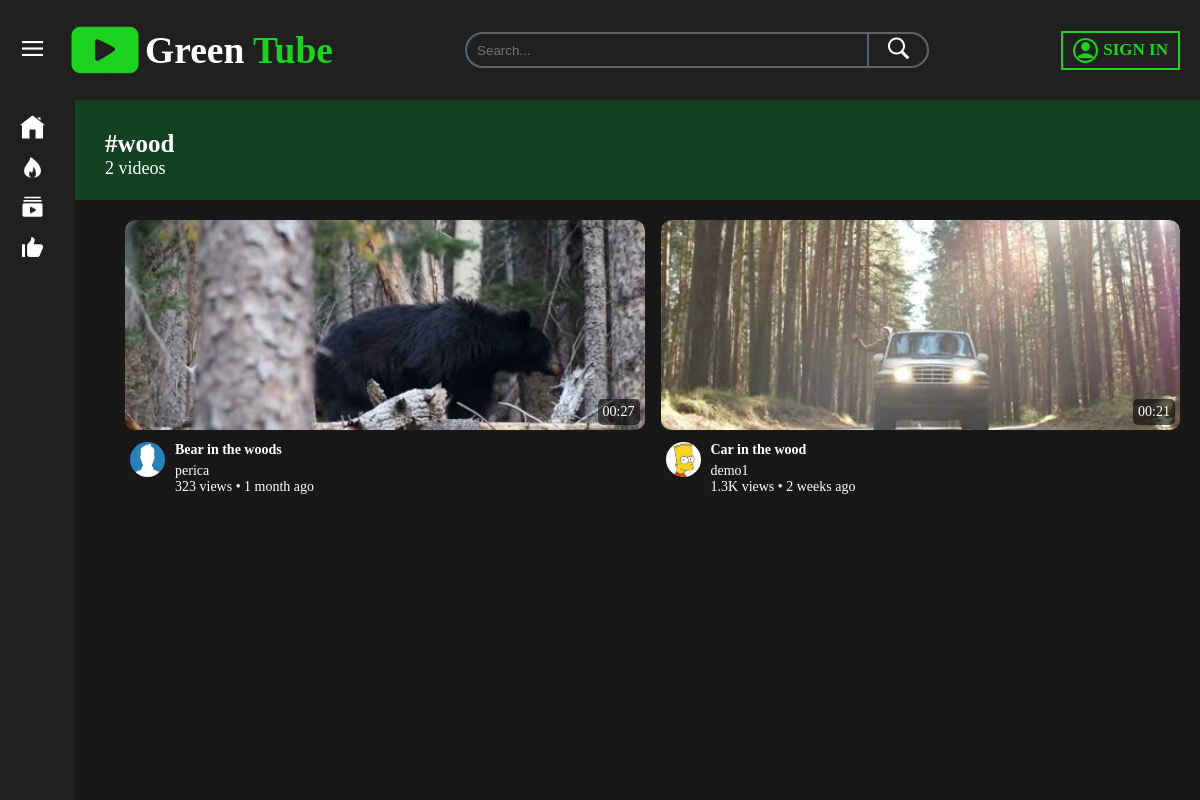
The page /tags/wood on the database its author committed.
### tables this page shows
CREATE TABLE IF NOT EXISTS `videos` (
  `videoId` int(11) NOT NULL AUTO_INCREMENT,
  `uploadedBy` int(11) NOT NULL,
  `title` varchar(250) NOT NULL,
  `description` text NOT NULL,
  `category` int(11) NOT NULL,
  `privacy` int(11) NOT NULL,
  `comments` int(11) NOT NULL,
  `filePath` varchar(250) NOT NULL,
  `uploadDate` datetime NOT NULL,
  `views` int(11) NOT NULL DEFAULT '0',
  `duration` varchar(10) DEFAULT NULL,
  PRIMARY KEY (`videoId`)
);

CREATE TABLE IF NOT EXISTS `thumbnails` (
  `id` int(11) NOT NULL AUTO_INCREMENT,
  `videoId` int(11) NOT NULL,
  `filePath` varchar(250) NOT NULL,
  `selected` int(11) NOT NULL,
  PRIMARY KEY (`id`)
);

CREATE TABLE IF NOT EXISTS `users` (
  `userId` int(11) NOT NULL AUTO_INCREMENT,
  `firstName` varchar(25) NOT NULL,
  `lastName` varchar(25) NOT NULL,
  `username` varchar(25) NOT NULL,
  `email` varchar(150) NOT NULL,
  `password` varchar(255) NOT NULL,
  `signUpDate` datetime NOT NULL,
  `profilePic` text NOT NULL,
  `coverPic` text NOT NULL,
  `channelDesc` text,
  PRIMARY KEY (`userId`)
);

### app/controllers/Tags.php (called while the page is built)
<?php
class Tags extends Controller
{
	private $videoModel;
	private $tagModel;
	private $subscriberModel;
	public function __construct()
	{
	    $this->videoModel = $this->model('Video');
	    $this->tagModel = $this->model('Tag');
	    $this->subscriberModel = $this->model('Subscriber');
	}
	public function index($tagName)
	{
		$tagName = filter_var($tagName, FILTER_SANITIZE_FULL_SPECIAL_CHARS);
		$videoIdByTagName = $this->tagModel->getVideoIdByTagName($tagName);
		$videosCount = $this->tagModel->getVideosCountByTag($tagName);
		$videos = array_map(function($videoId){
			return $this->videoModel->getVideoInfoById($videoId->videoId);
		}, $videoIdByTagName);
		$subs = $this->subscriberModel->getSubscriptions();
		$data = [
			'title' => "#{$tagName} - " . SITENAME,
			'tagName' => $tagName,
			'videosCount' => $videosCount->count,
			'videos' => $videos,
			'subs' => $subs
		];
	    $this->view('tags/index', $data);
	}
}
 ?>

### app/core/Core.php (called while the page is built, shortened)
<?php
class Core
{
    protected $currentMethod = 'index';
    public function __construct()
    {
       $url = $this->getUrl();
       if (isset($url[0]) && file_exists('../app/controllers/' . ucwords($url[0]). '.php')) {
            unset($url[0]);
        }
        $this->currentController = new $this->currentController;
        $this->params = $url ? array_values($url) : [];
        call_user_func_array([$this->currentController,$this->currentMethod], $this->params);
    }
    public function getUrl()
    {
        if (isset($_GET['url'])) {
            $url = rtrim($_GET['url'], '/');
            $url = filter_var($url, FILTER_SANITIZE_URL);
            $url = explode('/', $url);
            return $url;
        }
    }
}
 ?>

### public/index.php (called while the page is built, shortened)
<?php
$init = new Core();
 ?>

### app/core/Database.php (called while the page is built, shortened)
<?php
class Database
{
    private $host = DB_HOST;
    private $user = DB_USER;
    private $pass = DB_PASS;
    private $dbname = DB_NAME;
    private $dbh;
    private $stmt;
    public function __construct()
    {
        $dsn = 'mysql:host=' . $this->host . ';dbname=' . $this->dbname;
        $options = [
        	PDO::ATTR_PERSISTENT => true,
        	PDO::ATTR_ERRMODE => PDO::ERRMODE_EXCEPTION
        ];
        try{
        	$this->dbh = new PDO($dsn, $this->user, $this->pass, $options);
        } catch (PDOException $e){
        	$this->error = $e->getMessage();
        	echo $this->error;
        }
    }
    public function query($sql)
    {
        $this->stmt = $this->dbh->prepare($sql);
    }
    public function bind($param, $value, $type = null)
    {
     	if (is_null($type))
     	{
     	   	switch (true)
     	   	{
     	   		case is_int($value):
     	   			$type = PDO::PARAM_INT;
     	   			break;
     	   		case is_null($value):
     	   			$type = PDO::PARAM_NULL;
     	   			break;
     	   		default:
     	   			$type = PDO::PARAM_STR;
     	   	}
     	}
     	$this->stmt->bindValue($param, $value, $type);
    }
    public function execute()
    {
        return $this->stmt->execute();
    }
    public function resultSet()
    {
        $this->execute();
        return $this->stmt->fetchAll(PDO::FETCH_OBJ);
    }
    public function single()
    {
        $this->execute();
        return $this->stmt->fetch(PDO::FETCH_OBJ);
    }
}
 ?>

### app/models/Video.php (called while the page is built, shortened)
<?php
class Video
{
	private $db;
  	public function __construct()
	{
		$this->db = new Database;
	}
	public function getVideoInfoById($videoId)
	{
	    $this->db->query("SELECT v.videoId, v.title, v.filePath as videoPath, v.uploadDate, v.views, v.duration, t.filePath as thumbPath, u.username, u.profilePic FROM videos as v inner join thumbnails as t on v.videoId = t.videoId and t.selected = 1 inner join users as u on v.uploadedBy = u.userId WHERE v.privacy = 0 AND v.videoId = :videoId");
	    $this->db->bind(':videoId', $videoId);
	    return $this->db->single();
	}
}
 ?>

### app/models/Tag.php (called while the page is built, shortened)
<?php
class Tag
{
	private $db;
  	public function __construct()
	{
		$this->db = new Database;
	}
	public function getVideoIdByTagName($tagName)
	{
	    $this->db->query("SELECT videoId FROM tags WHERE tagName = :tagName");
	    $this->db->bind(':tagName', $tagName);
	    return $this->db->resultSet();
	}
	public function getVideosCountByTag($tagName)
	{
	    $this->db->query("SELECT COUNT(tagId) as count FROM tags WHERE tagName = :tagName");
	    $this->db->bind(':tagName', $tagName);
	    return $this->db->single();
	}
}
 ?>

### app/core/Formater.php (called while the page is built, shortened)
<?php
class Formater
{
	public static function getFormattedNumber($value, $locale = 'en_US'){
		$style = NumberFormatter::PADDING_POSITION;
		$formatter = new NumberFormatter($locale, $style);
		return $formatter->format($value);
	}
	public static function timeAgo($datetime, $full = false) {
		$now = new DateTime;
		$ago = new DateTime($datetime);
		$diff = $now->diff($ago);
		$diff->w = floor($diff->d / 7);
		$diff->d -= $diff->w * 7;
		$string = [
		    'y' => 'year',
		    'm' => 'month',
		    'w' => 'week',
		    'd' => 'day',
		    'h' => 'hour',
		    'i' => 'minute',
		    's' => 'second',
		];
		foreach ($string as $k => &$v) {
		    if ($diff->$k) {
		        $v = $diff->$k . ' ' . $v . ($diff->$k > 1 ? 's' : '');
		    } else {
		        unset($string[$k]);
		    }
		}
		if (!$full) $string = array_slice($string, 0, 1);
		return $string ? implode(', ', $string) . ' ago' : 'just now';
	}
}
?>

### app/views/tags/index.php (the view, shortened to what this page needs)
<main class="content">
<div class="tagName">
  <h3>#<?= $data['tagName']; ?></h3>
  <p><?= $data['videosCount']; ?> videos</p>
</div>
  <div class="listContent">
    <?php foreach($data['videos'] as $video): ?>
      <div class="videoItem">
        <a href="<?= URLROOT; ?>/watch/<?= $video->videoId; ?>">
          <div class="videoThumbnail">
            <video muted class="videoPlay" poster="<?= URLROOT . "/" . $video->thumbPath; ?>">
              <source src="<?= URLROOT . "/" . $video->videoPath; ?>" type="video/mp4">
            </video>
            <div class="duration">
              <span><?= $video->duration; ?></span>
            </div>
          </div>
        </a>
        <div class="videoDetails">
          <img src="<?= URLROOT . $video->profilePic; ?>" alt="user image">
          <div class="videoInfo">
            <a href="<?= URLROOT; ?>/watch/<?= $video->videoId; ?>"><?= $video->title; ?></a>
            <p><?= $video->username; ?></p>
            <p><?= Formater::getFormattedNumber($video->views); ?> views &bull; <?= Formater::timeAgo($video->uploadDate); ?></p>
          </div>
        </div>
      </div>
    <?php endforeach; ?>
  </div>
</main>

### public/assets/scss/style.css (style rules this page uses)
* { padding: 0; margin: 0; box-sizing: border-box; outline: none; text-decoration: none; list-style: none; }
html { font-size: 62.5%; }
body { background-color: #181818; color: #fff; }
a { color: #fff; }
img { width: 100%; }
video { width: 100%; }
main.content { width: 100%; overflow: hidden; }
.videoItem .videoThumbnail video { width: 100%; border-radius: 1rem; -o-object-fit: cover; object-fit: cover; height: 100%; transition: transform 0.3s; }
.videoItem .videoThumbnail .duration { position: absolute; bottom: 0.5rem; right: 0.5rem; font-size: 1.4rem; background-color: rgba(0, 0, 0, 0.6); padding: 0.5rem; border-radius: 0.5rem; }
.tagName { width: 100%; height: 10rem; padding: 3rem; }
.tagName h3 { font-size: 2.5rem; }
.tagName p { font-size: 1.8rem; }
.listContent { width: 100%; padding: 2rem 2rem 2rem 5rem; display: grid; grid-template-columns: repeat(auto-fit, minmax(32rem, 1fr)); grid-column-gap: 1.6rem; grid-row-gap: 3rem; }
.listContent .videoItem { border-radius: 1rem; overflow: hidden; opacity: 0; }
.listContent .videoItem .videoThumbnail { height: 21rem; overflow: hidden; position: relative; }
.listContent .videoItem .videoDetails { display: flex; align-items: flex-start; margin-top: 0.7rem; padding: 0.5rem; }
.listContent .videoItem .videoDetails img { width: 3.5rem; margin-right: 1rem; border-radius: 50%; }
.listContent .videoItem .videoDetails .videoInfo { font-size: 1.4rem; }
.listContent .videoItem .videoDetails .videoInfo a { font-weight: 700; display: block; margin-bottom: 0.5rem; }

### rows shown on the page
videos: duration "00:27", users.profilePic (picture), title "Bear in the woods", users.username "perica", views "323", uploadDate "1 month ago"
videos: duration "00:21", users.profilePic (picture), title "Car in the wood", users.username "demo1", views "1.3K", uploadDate "2 weeks ago"

### other values the page prints
$data['tagName'] "wood"
$data['videosCount'] "2"
